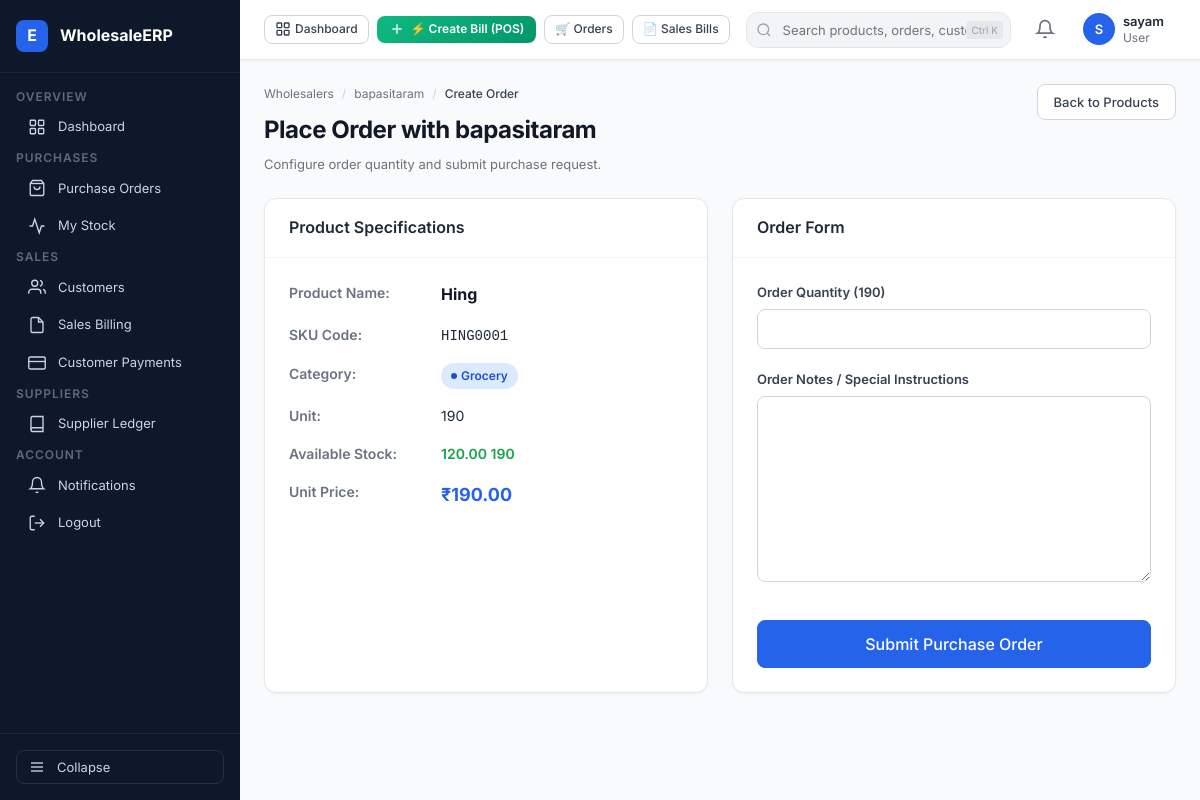
Before: /orders/wholesaler/1/products/2/order/ (signed in) with the older database file.
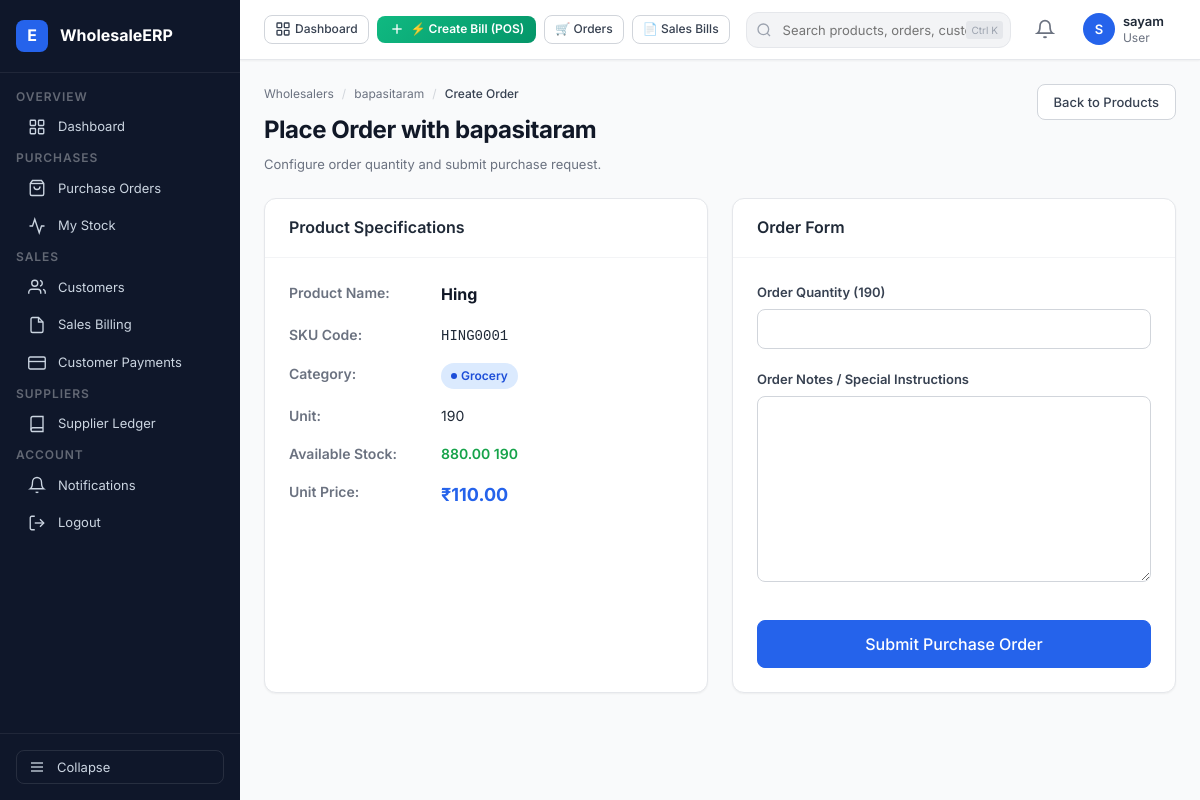
After: the same page with the newer database file.
### products/models.py (models this page shows, shortened)
class Stock(models.Model):
    product = models.ForeignKey(
        Product,
        on_delete=models.CASCADE,
        related_name="stocks"
    )
    quantity = models.DecimalField(
        max_digits=12,
        decimal_places=2,
        default=0
    )
    purchase_price = models.DecimalField(
        max_digits=12,
        decimal_places=2
    )
    selling_price = models.DecimalField(
        max_digits=12,
        decimal_places=2
    )
    mrp = models.DecimalField(
        max_digits=12,
        decimal_places=2
    )
    supplier = models.CharField(
        max_length=100,
        blank=True
    )
    batch_number = models.CharField(
        max_length=100,
        blank=True
    )
    expiry_date = models.DateField(
        null=True,
        blank=True
    )
    minimum_stock = models.DecimalField(
        max_digits=12,
        decimal_places=2,
        default=0
    )
    created_at = models.DateTimeField(
        auto_now_add=True
    )

### orders/views.py (the view, shortened to what this page needs)
@login_required
def create_order(request, wholesaler_id, product_id):
    retailer = request.user.retailer_profile
    wholesaler = get_object_or_404(
        WholesalerProfile,
        id=wholesaler_id,
        retailers=retailer
    )
    product = get_object_or_404(
        Product,
        id=product_id,
        wholesaler=wholesaler
    )
    stock = product.stocks.order_by("-created_at").first()
    form = CreateOrderForm()
    return render(
        request,
        "orders/create_order.html",
        {
            "form": form,
            "product": product,
            "wholesaler": wholesaler,
            "stock": stock,
        }
    )

### orders/forms.py
class CreateOrderForm(forms.Form):
    quantity = forms.DecimalField(
        min_value=0.01,
        max_digits=12,
        decimal_places=2
    )
    notes = forms.CharField(
        required=False,
        widget=forms.Textarea
    )

### templates/orders/create_order.html (shortened to what this page needs)
{% extends 'base.html' %}
{% block content %}
<div class="page-header">
  <div class="page-header-left">
    <div class="breadcrumb">
      <a href="{% url 'wholesaler_list' %}">Wholesalers</a>
      <span>/</span>
      <a href="{% url 'wholesaler_products' wholesaler.id %}">{{ wholesaler.business_name }}</a>
      <span>/</span>
      <span class="current">Create Order</span>
    </div>
    <h1 class="page-title">Place Order with {{ wholesaler.business_name }}</h1>
    <p class="page-subtitle">Configure order quantity and submit purchase request.</p>
  </div>
  <div class="page-actions">
    <a href="{% url 'wholesaler_products' wholesaler.id %}" class="btn btn-secondary">Back to Products</a>
  </div>
</div>
<div class="grid-2">
  <div class="card">
    <div class="card-header">
      <span class="card-title">Product Specifications</span>
    </div>
    <div class="card-body">
      <div style="display: grid; grid-template-columns: 140px 1fr; gap: 12px; font-size: 14px; row-gap: 16px;">
        <div style="font-weight: 600; color: #6b7280;">Product Name:</div>
        <div style="font-weight: 700; color: #111827; font-size: 16px;">{{ product.name }}</div>
        <div style="font-weight: 600; color: #6b7280;">SKU Code:</div>
        <div><code>{{ product.sku }}</code></div>
        <div style="font-weight: 600; color: #6b7280;">Category:</div>
        <div><span class="badge badge-blue">{{ product.category|default:"General" }}</span></div>
        <div style="font-weight: 600; color: #6b7280;">Unit:</div>
        <div>{{ product.unit|default:"Pcs" }}</div>
        {% if stock %}
        <div style="font-weight: 600; color: #6b7280;">Available Stock:</div>
        <div style="font-weight: 600; color: {% if stock.quantity > 0 %}#16a34a{% else %}#dc2626{% endif %};">
          {{ stock.quantity }} {{ product.unit|default:"Pcs" }}
        </div>
        <div style="font-weight: 600; color: #6b7280;">Unit Price:</div>
        <div style="font-weight: 700; color: #2563eb; font-size: 18px;">₹{{ stock.selling_price }}</div>
        {% else %}
        <div colspan="2" style="color: #92400e; background: #fffbeb; padding: 12px; border-radius: 8px;">
          ⚠️ No stock pricing available yet.
        </div>
        {% endif %}
      </div>
    </div>
  </div>
  <div class="card">
    <div class="card-header">
      <span class="card-title">Order Form</span>
    </div>
    <div class="card-body">
      <form method="POST" class="primary-form">
        <div class="form-group" style="margin-bottom: 20px;">
          <label class="form-label" for="{{ form.quantity.id_for_label }}" style="font-weight: 600; display: block; margin-bottom: 6px;">
            Order Quantity ({{ product.unit|default:"Pcs" }})
          </label>
          {{ form.quantity }}
        </div>
        <div class="form-group" style="margin-bottom: 20px;">
          <label class="form-label" for="{{ form.notes.id_for_label }}" style="font-weight: 600; display: block; margin-bottom: 6px;">
            Order Notes / Special Instructions
          </label>
          {{ form.notes }}
        </div>
        <button type="submit" class="btn btn-primary w-full btn-lg" style="justify-content: center; margin-top: 12px;">
          Submit Purchase Order
        </button>
      </form>
    </div>
  </div>
</div>
{% endblock %}

Changed rows visible on the page:
no longer on this page (row unchanged): Stock: quantity "120.00", selling_price "190.00"
added Stock: quantity "880.00", selling_price "110.00"
